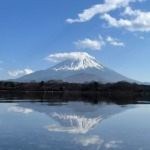
#> input picture M1_数値解析/レポート2/きょうか/Fuji.jpg, 150 x 150 px
$ python gauss.py Fuji.jpg Fuji.jpg 1.0 1.0   (older library calls are emulated)
#> lines starting #> are read from the running program, lines starting #| are printed output that depends on the picture
"""
元画像と変換後画像からガウス・ニュートン法で回転角度とスケールを推定し、
推定値と収束の様子をプロットします。

コマンドライン引数で入力画像と変形後の画像を指定し、
初期の回転角度とスケールをオプションで設定可能。
収束過程をプロットし、最終的な推定値を表示します。

実行方法
python gauss.py input_image transformed_image [theta_init_deg] [scale_init]
- input_image: 入力画像のパス
- transformed_image: 変形後の画像のパス
- theta_init_deg: 初期回転角度（度単位、デフォルトは0）
- scale_init: 初期スケール（デフォルトは1.0）


"""

import sys
import cv2
import numpy as np
import matplotlib
# Use non-interactive backend to avoid Qt errors
matplotlib.use('Agg')
import matplotlib.pyplot as plt

def apply_smoothing_differential_filter(img, kernel_size=5, sigma=2):
    """
    Compute smoothed image gradients using a simple difference filter on a blurred image.
    Returns dx, dy as float64 arrays.
    """
    img_f = img.astype(np.float32)
    blurred = cv2.GaussianBlur(img_f, (kernel_size, kernel_size), sigmaX=sigma).astype(np.float64)
    kernel_dx = np.array([[-1, 0, 1]], dtype=np.float64)
    kernel_dy = kernel_dx.T
    dx = cv2.filter2D(blurred, cv2.CV_64F, kernel_dx)
    dy = cv2.filter2D(blurred, cv2.CV_64F, kernel_dy)
    return dx, dy

def estimate_by_gauss_newton(img_input, img_transformed, theta_init=0.0, scale_init=1.0, threshold=1e-5, max_iter=100):
    theta = np.deg2rad(theta_init)
    scale = scale_init
    H, W = img_input.shape[:2]
    y_coords, x_coords = np.meshgrid(np.arange(H), np.arange(W), indexing='ij')
    x_coords = x_coords - W/2
    y_coords = y_coords - H/2
    radius = min(W, H) / 2
    mask = (x_coords**2 + y_coords**2) <= radius**2

    I = img_transformed.astype(np.float64)
    I_prime_org = img_input
    theta_history = []
    scale_history = []

    for _ in range(max_iter):
        a = scale * np.cos(theta)
        b = scale * np.sin(theta)
        M = np.array([[a, -b, 0], [b, a, 0], [0, 0, 1]], dtype=np.float64)
        M_inv = np.linalg.inv(M)
        pts = np.stack([x_coords.flatten(), y_coords.flatten(), np.ones_like(x_coords.flatten())])
        uv = M_inv @ pts
        x_org = uv[0] + W/2
        y_org = uv[1] + H/2
        x_i = np.round(x_org).astype(int)
        y_i = np.round(y_org).astype(int)
        I_prime = np.zeros_like(I)
        valid = (x_i>=0)&(x_i<W)&(y_i>=0)&(y_i<H)
        I_prime_flat = I_prime.flatten()
        I_prime_flat[valid] = I_prime_org[y_i[valid], x_i[valid]]
        I_prime = I_prime_flat.reshape(H, W)
        I_dx, I_dy = apply_smoothing_differential_filter(I_prime)
        diff = I_prime - I
        dx_dtheta = -scale * (x_coords*np.sin(theta) + y_coords*np.cos(theta))
        dy_dtheta = scale*(x_coords*np.cos(theta) - y_coords*np.sin(theta))
        dx_dscale = x_coords*np.cos(theta) - y_coords*np.sin(theta)
        dy_dscale = x_coords*np.sin(theta) + y_coords*np.cos(theta)
        dtheta_term = (I_dx*dx_dtheta + I_dy*dy_dtheta)[mask]
        dscale_term = (I_dx*dx_dscale + I_dy*dy_dscale)[mask]
        diff_mask = diff[mask]
        J_theta = np.sum(diff_mask * dtheta_term)
        J_scale = np.sum(diff_mask * dscale_term)
        J_tt = np.sum(dtheta_term**2)
        J_ss = np.sum(dscale_term**2)
        J_ts = np.sum(dtheta_term * dscale_term)
        nabla = np.array([J_theta, J_scale])
        H_approx = np.array([[J_tt, J_ts], [J_ts, J_ss]])
        try:
            delta = np.linalg.solve(H_approx, nabla)
        except np.linalg.LinAlgError:
            print("Singular matrix encountered. Stopping.")
            break
        theta -= delta[0]
        scale -= delta[1]
        theta_history.append(theta)
        scale_history.append(scale)
        if np.linalg.norm(delta) < threshold:
            break

    return theta, scale, theta_history, scale_history

def main():
    if len(sys.argv) < 3:
        print("Usage: python gauss.py input_image transformed_image [theta_init_deg] [scale_init]")
        sys.exit(1)
    input_path = sys.argv[1]
    transformed_path = sys.argv[2]
    theta_init = float(sys.argv[3]) if len(sys.argv)>=4 else 0.0
    scale_init = float(sys.argv[4]) if len(sys.argv)>=5 else 1.0
    img_input = cv2.imread(input_path, cv2.IMREAD_GRAYSCALE)
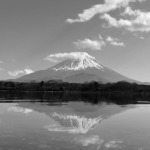
#> img_input: shape (150, 150); min 2, max 253, mean 128.5
    img_transformed = cv2.imread(transformed_path, cv2.IMREAD_GRAYSCALE)
    if img_input is None or img_transformed is None:
        print("Error: cannot open input images.")
        sys.exit(1)
    theta, scale, th_hist, sc_hist = estimate_by_gauss_newton(img_input, img_transformed, theta_init, scale_init)
#> the loop in estimate_by_gauss_newton, `for _ in range(max_iter):` made 100 passes
#> (a, b, M, M_inv, J_theta, J_scale, J_ts, H_approx) on passes 2 to 4: (1, 0.0271, [[1, -0.0271, 0], [0.0271, 1, 0], [0, 0, 1]], [[1, 0.0271, 0], [-0.0271, 1, 0], [0, 0, 1]], -100416719.8, 4980653.7, -331929800.7, [[6.51e+09, -331929800.7], [-331929800.7, 3.94e+09]]), (0.999, 0.0425, [[0.999, -0.0425, 0], [0.0425, 0.999, 0], [0, 0, 1]], [[0.999, 0.0425, 0], [-0.0425, 0.999, 0], [0, 0, 1]], -142183203.1, 7328579.4, -262740028.8, [[6.58e+09, -262740028.8], [-262740028.8, 4e+09]]), (0.998, 0.064, [[0.998, -0.064, 0], [0.064, 0.998, 0], [0, 0, 1]], [[0.998, 0.0641, 0], [-0.0641, 0.998, 0], [0, 0, 1]], -173253986.2, 3581614.7, -233859491.1, [[6.48e+09, -233859491.1], [-233859491.1, 4.24e+09]])
#> (J_theta, J_scale, delta, theta, scale) on pass 1: (-63148226.7, 2944624.2, [-0.00963, 1.24e-05], 0.0271, 1)
#> pass 1, in estimate_by_gauss_newton, `diff = I_prime - I`:
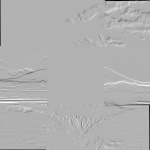
#> diff: shape (150, 150) float64; min -238, max 103, mean -1.1; drawn with min black and max white
#> pass 2, in estimate_by_gauss_newton, `diff = I_prime - I`:
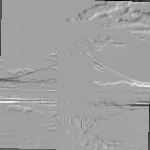
#> diff: shape (150, 150) float64; min -238, max 137, mean -1.7; drawn with min black and max white
#> pass 2, in estimate_by_gauss_newton, `dx_dtheta = -scale * (x_coords*np.sin(theta) + y_coords*np.cos(theta))`:
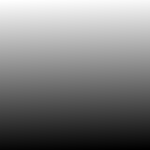
#> dx_dtheta: shape (150, 150) float64; min -75.98, max 77, mean 0.5; drawn with min black and max white
#> pass 2, in estimate_by_gauss_newton, `dy_dtheta = scale*(x_coords*np.cos(theta) - y_coords*np.sin(theta))`:
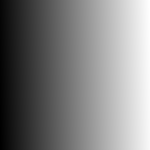
#> dy_dtheta: shape (150, 150) float64; min -76.98, max 76, mean -0.5; drawn with min black and max white
#> after the loop in estimate_by_gauss_newton, `for _ in range(max_iter):`:
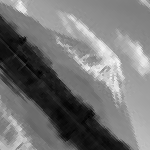
#> I_prime: shape (150, 150) float64; min 2, max 244, mean 116.5
    print(f"Estimated rotation (deg): {np.rad2deg(theta):.4f}")
#| Estimated rotation (deg): 46.7486
    print(f"Estimated scale: {scale:.4f}")
#| Estimated scale: 1.8715
    # save convergence plot
    plt.figure()
    plt.plot([np.rad2deg(t) for t in th_hist], label='theta (deg)')
    plt.plot(sc_hist, label='scale')
    plt.xlabel('Iteration')
    plt.legend()
    plt.grid(True)
    plt.savefig("convergence.png")
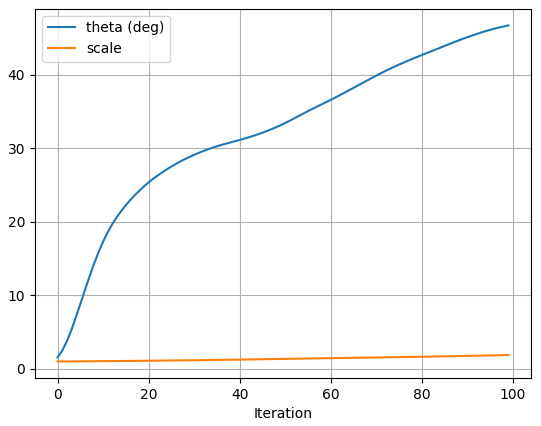
#> figure drawn by matplotlib, 1 panel; curve peaks at x = 99, y = 46.75; curve peaks at x = 99, y = 1.87
    print("Convergence plot saved to convergence.png")

if __name__ == "__main__":
    main()
